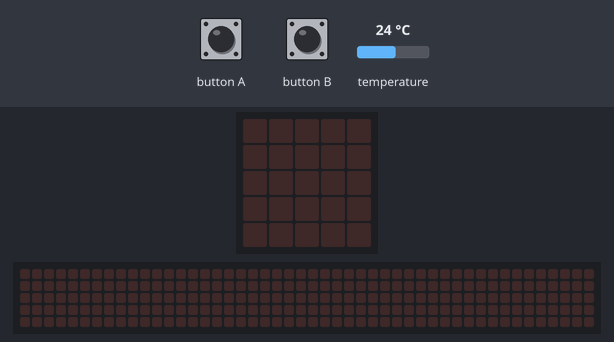
Recording of a program running on a simulated BBC micro:bit (MakeCode). Shown: the board's 5×5 LED display, a strip that is not on the board, showing the scrolling text unrolled. The test bench sets the inputs (shaded band); at power-on: temperature 24 °C. The 48×5 strip is a reading aid, not a part: it shows the text the display is scrolling, unrolled, one strip-width of it at a time.

Above: at 1.2 s.
1.3 s: button B pressed for 0.15 s
At 4.0 s:
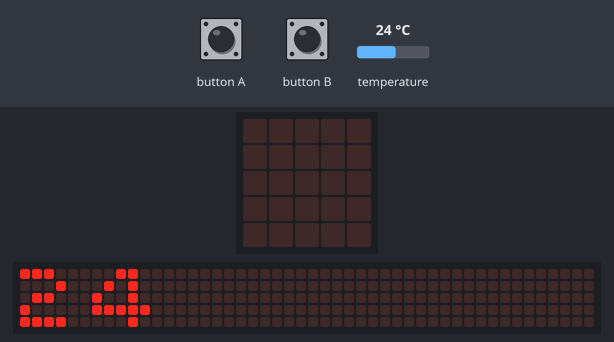
4.3 s: button A pressed for 0.15 s
At 4.9 s:
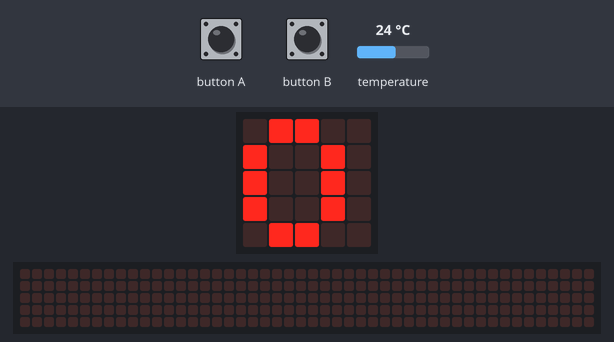
5.9 s: button B pressed for 0.15 s
At 6.12 s:
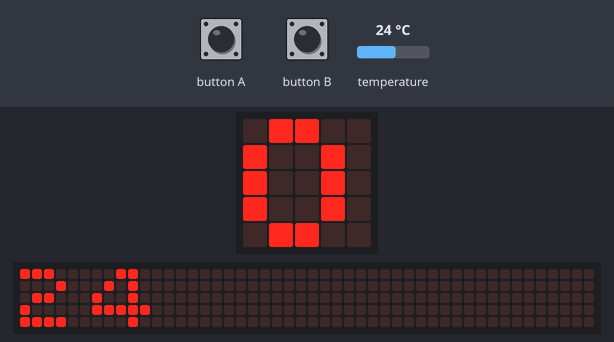
Timing chart, 0 to 8.9 s (numbered marks = the images above; inputs shaded):
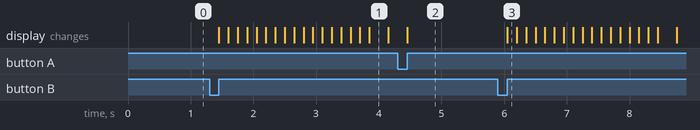

Measured:
- after the input at 1.3 s, the display: changes after 0.15 s (image 1)
- after the input at 4.3 s, the display: changes after 0.15 s (image 2)
- after the input at 5.9 s, the display: changes after 0.15 s (image 3)

The program:

main.ts
```typescript
radio.onReceivedNumber(function on_received_number(receivedNumber: number) {

    outdoorTemp = receivedNumber
})
input.onButtonPressed(Button.A, function on_button_pressed_a() {
    basic.showNumber(outdoorTemp)
})
input.onButtonPressed(Button.B, function on_button_pressed_b() {
    basic.showNumber(input.temperature())
})
let outdoorTemp = 0
radio.setGroup(23)
```

test.ts
```typescript
// test ender her, dette bliver ikke kompileret, når denne pakke bruges som en udvidelse.
```
